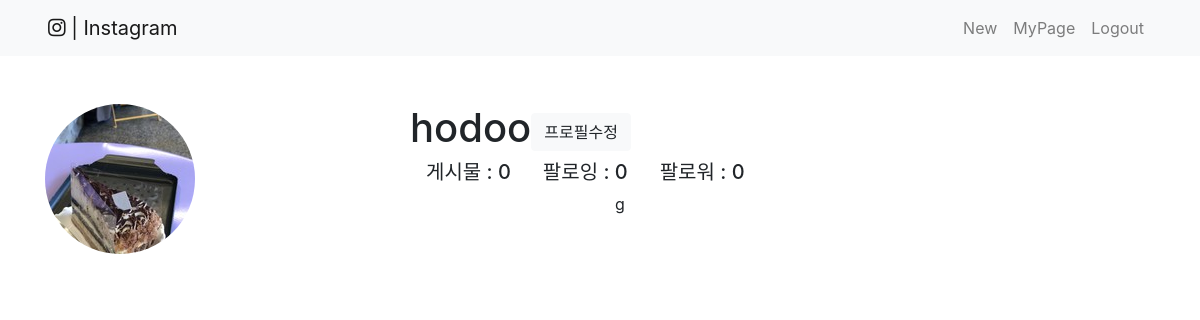
The page /accounts/user_page/2/ (signed in) on the database as committed earlier.
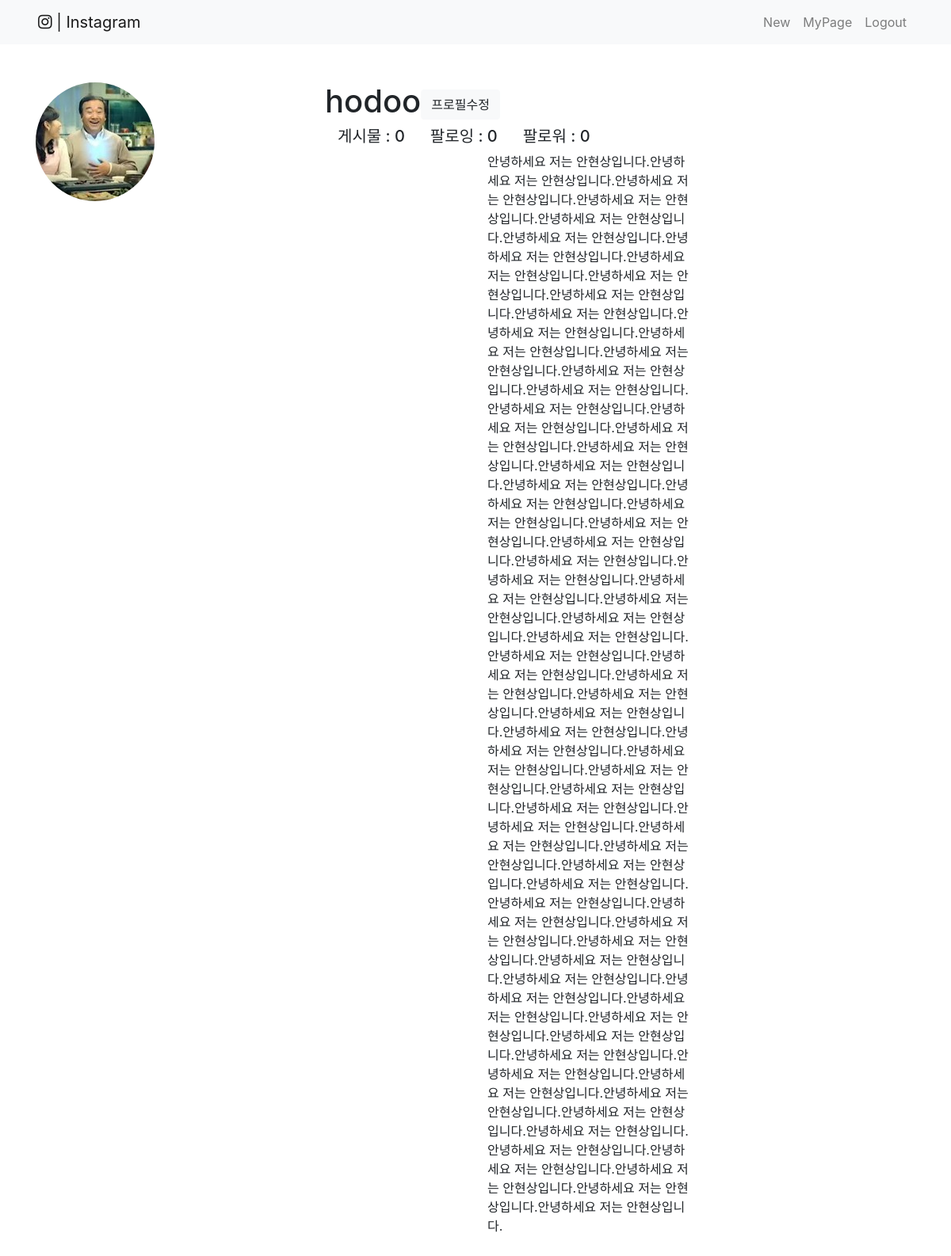
The same page on the database as committed later.
### accounts/models.py (models this page shows, shortened)
class User(AbstractUser):
    followings = models.ManyToManyField(settings.AUTH_USER_MODEL, related_name="followers", blank = True)
    introduce = models.TextField()
    profile_image = ProcessedImageField(
                upload_to='accounts/images', #저장 위치
                processors=[ResizeToFill(150,150)], #크기지정
                format='JPEG',
                options={'quality':90},
                blank = True,
        )

### accounts/views.py (the view)
# urls.py: path('user_page/<int:id>/', views.user_page, name="user_page"),
def user_page(request, id):
    User = get_user_model()
    user_info = User.objects.get(id=id)
    return render(request, 'accounts/user_page.html',{'user_info':user_info})

### accounts/templates/accounts/user_page.html (shortened to what this page needs)
{% extends 'base.html' %}
{% block body %}
    <div class="row my-5">
        <div class="col-4 d-flex-justify-content-center">
            {% if user_info.profile_image %}
            <img src="{{user_info.profile_image.url}}" alt='' class='rounded-circle'></img>
            {% else %}
            <img src="/media/accounts/images/defalut.jpg" alt='' class='rounded-circle'></img>
            {% endif %}
        </div>
        <div class="col-6">
            <div class="row d-flex align-items-center">
                <h1>{{user_info.username}}</h1>
                {% if user != user_info %}
                    {% if user_info in user.followings.all %}
                        <a href="{% url 'accounts:follow' user_info.id %}" class="btn btn-light">팔로잉</a>
                    {% else %}
                        <a href="{% url 'accounts:follow' user_info.id %}" class="btn btn-primary">팔로우</a>
                    {% endif %}
                {% else %}
                    <a href="{% url 'accounts:edit_profile' user_info.id %}" class="btn btn-light">프로필수정</a>
                {% endif %}
            </div>
            <div class="row d-flex justify-content-start">
                <h5 class="mx-3">게시물 : {{user_info.post_set.count}}</h5>
                <h5 class="mx-3">팔로잉 : {{user_info.followings.count}}</h5>
                <h5 class="mx-3">팔로워 : {{user_info.followers.count}}</h5>
            </div>
            <div class="row">
                <div class="col-6 offset-4">
                    <p>{{user_info.introduce}}</p>
                </div>
            </div>
        </div>
    </div>
{% endblock %}

Rows that differ between the two databases and show on the page:
changed User "hodoo": introduce "g" → "안녕하세요 저는 안현상입니다.안녕하세요 저는 안현상입니다.안녕하세요 저는 안현상입니다.안녕하세요 저는 안현상입니다.안녕하세요 저는 안현상입니다.안녕하세요 저는 안현상입니다.안녕하세요 저는 안현상입니다.안녕하세요 저는 안현상입니다.안녕하세요 저는 안현상입니다.안녕하세요 저는 안현상입니다.안녕하세요 저는 안현상입니다.안녕하세요 저는 안현상입니다.안녕하세요 저는 안현상입니다.안녕하세요 저는 안현상입니다.안녕하세요 저는 안현상입니다.안녕하세요 저는 안현상입니다.안녕하세요 저는 안현상입니다.안녕하세요 저는 안현상입니다.안녕하세요 저는 안현상입니다.안녕하세요 저는 안현상입니다.안녕하세요 저는 안현상입니다.안녕하세요 저는 안현상입니다.안녕하세요 저는 안현상입니다.안녕하세요 저는 안현상입니다.안녕하세요 저는 안현상입니다.안녕하세요 저는 안현상입니다.안녕하세요 저는 안현상입니다.안녕하세요 저는 안현상입니다.안녕하세요 저는 안현상입니다.안녕하세요 저는 안현상입니다.안녕하세요 저는 안현상입니다.안녕하세요 저는 안현상입니다.안녕하세요 저는 안현상입니다.안녕하세요 저는 안현상입니다.안녕하세요 저는 안현상입니다.안녕하세요 저는 안현상입니다.안녕하세요 저는 안현상입니다.안녕하세요 저는 안현상입니다.안녕하세요 저는 안현상입니다.안녕하세요 저는 안현상입니다.안녕하세요 저는 안현상입니다.안녕하세요 저는 안현상입니다.안녕하세요 저는 안현상입니다.안녕하세요 저는…"; profile_image: picture removed
